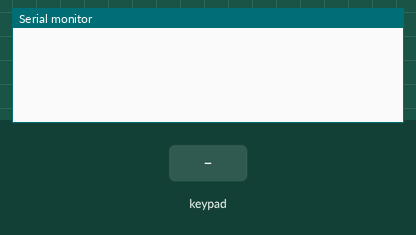
This sketch was run on a simulated Arduino Uno, built with avr-gcc and run on an emulated ATmega328P. Shown: the last lines printed to the serial monitor. Inputs (shaded band) come from the test bench.

Above: at 1.2 s.
1.3 s: key 'D' pressed
At 1.7 s:
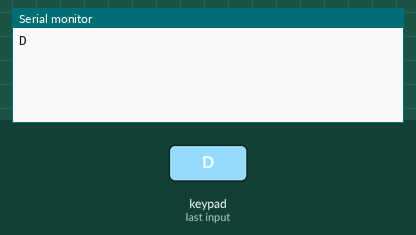
2.8 s: keypad keys 2 3 4 5 pressed 0.4 s apart
At 5.1 s:
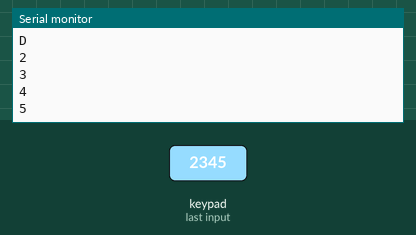
5.9 s: key '#' pressed
At 6.3 s:
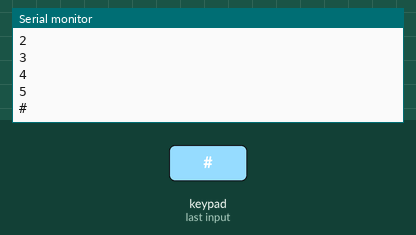
7.4 s: keypad keys 2 3 4 5 * pressed 0.4 s apart
At 9.8 s:
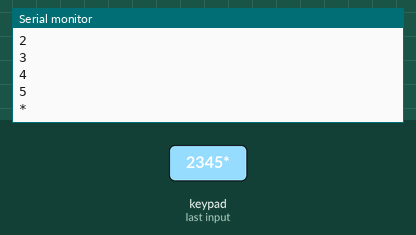
10.9 s: key 'C' pressed
At 11.5 s:
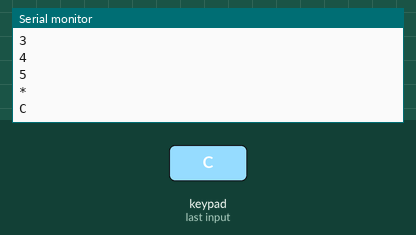
12.4 s: keypad keys 2 3 4 5 A pressed 0.4 s apart
At 15.0 s:
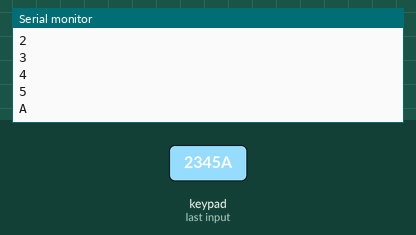
Timing chart, 0 to 16.5 s (numbered marks = the images above; inputs shaded):
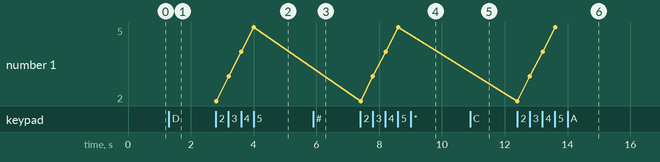

The sketch:

Teclado4x4.ino
```cpp
/* @file CustomKeypad.pde
|| @version 1.0
|| @author Alexander Brevig
|| @contact alexanderbrevig@gmail.com
||
|| @description
|| | Demonstrates changing the keypad size and key values.
|| #
*/
#include <Keypad.h>

const byte ROWS = 4; //four rows
const byte COLS = 4; //four columns
//define the cymbols on the buttons of the keypads
char hexaKeys[ROWS][COLS] = {
  {'D','#','0','*'},
  {'C','9','8','7'},
  {'B','6','5','4'},
  {'A','3','2','1'}
};
byte rowPins[ROWS] = {2, 3, 4, 5}; //connect to the row pinouts of the keypad
byte colPins[COLS] = {6, 8, 9, 10}; //connect to the column pinouts of the keypad

//initialize an instance of class NewKeypad
Keypad customKeypad = Keypad( makeKeymap(hexaKeys), rowPins, colPins, ROWS, COLS);

void setup(){
  Serial.begin(9600);
}

void loop(){
  char customKey = customKeypad.getKey();

  if (customKey){
    Serial.println(customKey);
  }
}
```

Measured:
- after the input at 1.3 s, the serial monitor: prints a new line at once (image 1)
- after the input at 2.8 s, the serial monitor: prints a new line at once (image 2)
- after the input at 5.9 s, the serial monitor: prints a new line at once (image 3)
- after the input at 7.4 s, the serial monitor: prints a new line at once (image 4)
- after the input at 10.9 s, the serial monitor: prints a new line at once (image 5)
- after the input at 12.4 s, the serial monitor: prints a new line at once (image 6)
